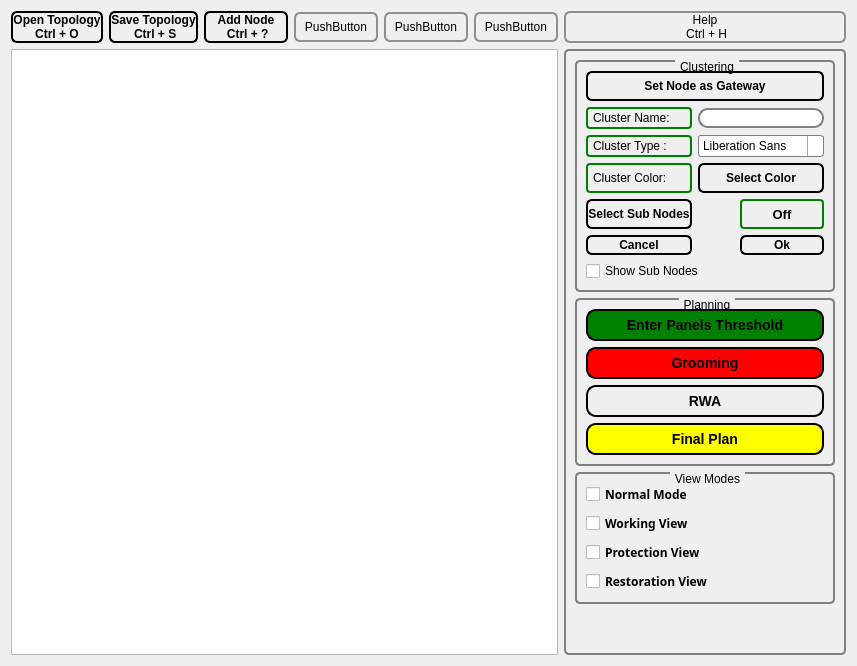
       <widget class="QWidget" name="TopologyTab">
        <attribute name="title">
         <string>Topology Tab</string>
        </attribute>
        <layout class="QGridLayout" name="gridLayout_3">
         <item row="2" column="6">
          <widget class="QGroupBox" name="T_groupbox">
           <property name="enabled">
            <bool>true</bool>
           </property>
           <property name="styleSheet">
            <string notr="true">QGroupBox {
    background-color: qlineargradient(x1: 0, y1: 0, x2: 0, y2: 1,
                                      stop: 0 #E0E0E0, stop: 1 #FFFFFF);
    border: 2px solid gray;
    border-radius: 5px;
    margin-top: 1ex; /* leave space at the top for the title */
}

QGroupBox::title {
    subcontrol-origin: margin;
    subcontrol-position: top center; /* position at the top center */
    padding: 0 3px;
    background-color: qlineargradient(x1: 0, y1: 0, x2: 0, y2: 1,
                                      stop: 0 #FF0ECE, stop: 1 #FFFFFF);
}</string>
           </property>
           <property name="title">
            <string/>
           </property>
           <layout class="QGridLayout" name="gridLayout_14">
            <item row="0" column="0">
             <widget class="QGroupBox" name="Grouping_groupbox">
              <property name="title">
               <string>Clustering</string>
              </property>
              <layout class="QGridLayout" name="gridLayout_17">
               <item row="0" column="0">
                <layout class="QGridLayout" name="gridLayout_16">
                 <item row="0" column="0" colspan="3">
                  <widget class="QPushButton" name="SetGatewayNode_button">
                   <property name="minimumSize">
                    <size>
                     <width>84</width>
                     <height>30</height>
                    </size>
                   </property>
                   <property name="maximumSize">
                    <size>
                     <width>16777215</width>
                     <height>16777215</height>
                    </size>
                   </property>
                   <property name="font">
                    <font>
                     <weight>75</weight>
                     <bold>true</bold>
                    </font>
                   </property>
                   <property name="styleSheet">
                    <string notr="true">QPushButton {
    border: 2px solid #8f8f91;
    border-radius: 6px;
    background-color: qlineargradient(x1: 0, y1: 0, x2: 0, y2: 1,
                                      stop: 0 #f6f7fa, stop: 1 #dadbde);
    min-width: 80px;
	border-color: dark-orange;
}

QPushButton:pressed {
    background-color: qlineargradient(x1: 0, y1: 0, x2: 0, y2: 1,
                                      stop: 0 #dadbde, stop: 1 #f6f7fa);
}

QPushButton:flat {
    border: none; /* no border for a flat push button */
}

QPushButton:default {
    border-color: navy; /* make the default button prominent */
}</string>
                   </property>
                   <property name="text">
                    <string>Set Node as Gateway</string>
                   </property>
                  </widget>
                 </item>
                 <item row="1" column="0">
                  <widget class="QLabel" name="GroupName">
                   <property name="styleSheet">
                    <string notr="true"> QLabel {
    border: 2px solid green;
    border-radius: 4px;
    padding: 2px;
    background-image: url(images/welcome.png);
}</string>
                   </property>
                   <property name="text">
                    <string>Cluster Name:</string>
                   </property>
                  </widget>
                 </item>
                 <item row="1" column="1" colspan="2">
                  <widget class="QLineEdit" name="GroupName_edit">
                   <property name="styleSheet">
                    <string notr="true">QLineEdit {
    border: 2px solid gray;
    border-radius: 10px;
    padding: 0 8px;
    background: white;
    selection-background-color: darkgray;
}</string>
                   </property>
                  </widget>
                 </item>
                 <item row="2" column="0">
                  <widget class="QLabel" name="GroupID">
                   <property name="styleSheet">
                    <string notr="true"> QLabel {
    border: 2px solid green;
    border-radius: 4px;
    padding: 2px;
    background-image: url(images/welcome.png);
}</string>
                   </property>
                   <property name="text">
                    <string>Cluster Type :</string>
                   </property>
                  </widget>
                 </item>
                 <item row="2" column="1" colspan="2">
                  <widget class="QFontComboBox" name="fontComboBox">
                   <property name="maximumSize">
                    <size>
                     <width>126</width>
                     <height>22</height>
                    </size>
                   </property>
                   <property name="styleSheet">
                    <string notr="true">QComboBox {
    border: 1px solid gray;
    border-radius: 3px;
    padding: 1px 18px 1px 3px;
    min-width: 6em;
}

QComboBox:editable {
    background: white;
}

QComboBox:!editable, QComboBox::drop-down:editable {
     background: qlineargradient(x1: 0, y1: 0, x2: 0, y2: 1,
                                 stop: 0 #E1E1E1, stop: 0.4 #DDDDDD,
                                 stop: 0.5 #D8D8D8, stop: 1.0 #D3D3D3);
}

/* QComboBox gets the &quot;on&quot; state when the popup is open */
QComboBox:!editable:on, QComboBox::drop-down:editable:on {
    background: qlineargradient(x1: 0, y1: 0, x2: 0, y2: 1,
                                stop: 0 #D3D3D3, stop: 0.4 #D8D8D8,
                                stop: 0.5 #DDDDDD, stop: 1.0 #E1E1E1);
}

QComboBox:on { /* shift the text when the popup opens */
    padding-top: 3px;
    padding-left: 4px;
}

QComboBox::drop-down {
    subcontrol-origin: padding;
    subcontrol-position: top right;
    width: 15px;

    border-left-width: 1px;
    border-left-color: darkgray;
    border-left-style: solid; /* just a single line */
    border-top-right-radius: 3px; /* same radius as the QComboBox */
    border-bottom-right-radius: 3px;
}

QComboBox::down-arrow {
    image: url(/usr/share/icons/crystalsvg/16x16/actions/1downarrow.png);
}

QComboBox::down-arrow:on { /* shift the arrow when popup is open */
    top: 1px;
    left: 1px;
}</string>
                   </property>
                   <property name="frame">
                    <bool>true</bool>
                   </property>
                  </widget>
                 </item>
                 <item row="3" column="0">
                  <widget class="QLabel" name="GroupColor">
                   <property name="styleSheet">
                    <string notr="true"> QLabel {
    border: 2px solid green;
    border-radius: 4px;
    padding: 2px;
    background-image: url(images/welcome.png);
}</string>
                   </property>
                   <property name="text">
                    <string>Cluster Color:</string>
                   </property>
                  </widget>
                 </item>
                 <item row="3" column="1" colspan="2">
                  <widget class="QPushButton" name="SelectColor_button">
                   <property name="minimumSize">
                    <size>
                     <width>84</width>
                     <height>30</height>
                    </size>
                   </property>
                   <property name="font">
                    <font>
                     <weight>75</weight>
                     <bold>true</bold>
                    </font>
                   </property>
                   <property name="styleSheet">
                    <string notr="true">QPushButton {
    border: 2px solid #8f8f91;
    border-radius: 6px;
    background-color: qlineargradient(x1: 0, y1: 0, x2: 0, y2: 1,
                                      stop: 0 #f6f7fa, stop: 1 #dadbde);
    min-width: 80px;
	border-color: dark-orange;
}

QPushButton:pressed {
    background-color: qlineargradient(x1: 0, y1: 0, x2: 0, y2: 1,
                                      stop: 0 #dadbde, stop: 1 #f6f7fa);
}

QPushButton:flat {
    border: none; /* no border for a flat push button */
}

QPushButton:default {
    border-color: navy; /* make the default button prominent */
}</string>
                   </property>
                   <property name="text">
                    <string>Select Color</string>
                   </property>
                  </widget>
                 </item>
                 <item row="4" column="0">
                  <widget class="QPushButton" name="SelectSubNode_button">
                   <property name="minimumSize">
                    <size>
                     <width>84</width>
                     <height>30</height>
                    </size>
                   </property>
                   <property name="font">
                    <font>
                     <weight>75</weight>
                     <bold>true</bold>
                    </font>
                   </property>
                   <property name="styleSheet">
                    <string notr="true">QPushButton {
    border: 2px solid #8f8f91;
    border-radius: 6px;
    background-color: qlineargradient(x1: 0, y1: 0, x2: 0, y2: 1,
                                      stop: 0 #f6f7fa, stop: 1 #dadbde);
    min-width: 80px;
	border-color: dark-orange;
}

QPushButton:pressed {
    background-color: qlineargradient(x1: 0, y1: 0, x2: 0, y2: 1,
                                      stop: 0 #dadbde, stop: 1 #f6f7fa);
}

QPushButton:flat {
    border: none; /* no border for a flat push button */
}

QPushButton:default {
    border-color: navy; /* make the default button prominent */
}</string>
                   </property>
                   <property name="text">
                    <string>Select Sub Nodes</string>
                   </property>
                  </widget>
                 </item>
                 <item row="4" column="2">
                  <widget class="QLabel" name="SelectSubNode">
                   <property name="palette">
                    <palette>
                     <active/>
                     <inactive/>
                     <disabled/>
                    </palette>
                   </property>
                   <property name="font">
                    <font>
                     <pointsize>10</pointsize>
                     <weight>75</weight>
                     <bold>true</bold>
                    </font>
                   </property>
                   <property name="styleSheet">
                    <string notr="true"> QLabel {
    border: 2px solid green;
    border-radius: 4px;
    padding: 2px;
    background-image: url(images/welcome.png);
}</string>
                   </property>
                   <property name="text">
                    <string>Off</string>
                   </property>
                   <property name="alignment">
                    <set>Qt::AlignCenter</set>
                   </property>
                  </widget>
                 </item>
                 <item row="5" column="0">
                  <widget class="QPushButton" name="Cancel_button">
                   <property name="minimumSize">
                    <size>
                     <width>84</width>
                     <height>20</height>
                    </size>
                   </property>
                   <property name="font">
                    <font>
                     <weight>75</weight>
                     <bold>true</bold>
                    </font>
                   </property>
                   <property name="styleSheet">
                    <string notr="true">QPushButton {
    border: 2px solid #8f8f91;
    border-radius: 6px;
    background-color: qlineargradient(x1: 0, y1: 0, x2: 0, y2: 1,
                                      stop: 0 #f6f7fa, stop: 1 #dadbde);
    min-width: 80px;
	border-color: dark-orange;
}

QPushButton:pressed {
    background-color: qlineargradient(x1: 0, y1: 0, x2: 0, y2: 1,
                                      stop: 0 #dadbde, stop: 1 #f6f7fa);
}

QPushButton:flat {
    border: none; /* no border for a flat push button */
}

QPushButton:default {
    border-color: navy; /* make the default button prominent */
}</string>
                   </property>
                   <property name="text">
                    <string>Cancel</string>
                   </property>
                  </widget>
                 </item>
                 <item row="5" column="2">
                  <widget class="QPushButton" name="OK_button">
                   <property name="minimumSize">
                    <size>
                     <width>84</width>
                     <height>20</height>
                    </size>
                   </property>
                   <property name="font">
                    <font>
                     <weight>75</weight>
                     <bold>true</bold>
                    </font>
                   </property>
                   <property name="styleSheet">
                    <string notr="true">QPushButton {
    border: 2px solid #8f8f91;
    border-radius: 6px;
    background-color: qlineargradient(x1: 0, y1: 0, x2: 0, y2: 1,
                                      stop: 0 #f6f7fa, stop: 1 #dadbde);
    min-width: 80px;
	border-color: dark-orange;
}

QPushButton:pressed {
    background-color: qlineargradient(x1: 0, y1: 0, x2: 0, y2: 1,
                                      stop: 0 #dadbde, stop: 1 #f6f7fa);
}

QPushButton:flat {
    border: none; /* no border for a flat push button */
}

QPushButton:default {
    border-color: navy; /* make the default button prominent */
}</string>
                   </property>
                   <property name="text">
                    <string>Ok</string>
                   </property>
                  </widget>
                 </item>
                 <item row="6" column="0" colspan="2">
                  <widget class="QCheckBox" name="ShowSubNodes">
                   <property name="styleSheet">
                    <string notr="true"/>
                   </property>
                   <property name="text">
                    <string>Show Sub Nodes</string>
                   </property>
                  </widget>
                 </item>
                </layout>
               </item>
              </layout>
             </widget>
            </item>
            <item row="1" column="0">
             <widget class="QGroupBox" name="Planning_groupbox">
              <property name="title">
               <string>Planning</string>
              </property>
              <layout class="QGridLayout" name="gridLayout_11">
               <item row="0" column="0">
                <layout class="QVBoxLayout" name="verticalLayout_2">
                 <item>
                  <widget class="QPushButton" name="PanelThreshold_pushbutton">
                   <property name="font">
                    <font>
                     <pointsize>-1</pointsize>
                     <weight>75</weight>
                     <italic>false</italic>
                     <bold>true</bold>
                    </font>
                   </property>
                   <property name="styleSheet">
                    <string notr="true">background-color: green;
border-style: outset;
    border-width: 2px;
    border-radius: 10px;
    border-color: dark-orange;
    font: bold 14px;
    min-width: 10em;
    padding: 6px;</string>
                   </property>
                   <property name="text">
                    <string>Enter Panels Threshold</string>
                   </property>
                  </widget>
                 </item>
                 <item>
                  <widget class="QPushButton" name="Grooming_pushbutton">
                   <property name="font">
                    <font>
                     <pointsize>-1</pointsize>
                     <weight>75</weight>
                     <italic>false</italic>
                     <bold>true</bold>
                    </font>
                   </property>
                   <property name="styleSheet">
                    <string notr="true">background-color: red;
border-style: outset;
    border-width: 2px;
    border-radius: 10px;
    border-color: dark-orange;
    font: bold 14px;
    min-width: 10em;
    padding: 6px;</string>
                   </property>
                   <property name="text">
                    <string>Grooming</string>
                   </property>
                   <property name="checkable">
                    <bool>false</bool>
                   </property>
                  </widget>
                 </item>
                 <item>
                  <widget class="QPushButton" name="RWA_pushbutton">
                   <property name="font">
                    <font>
                     <pointsize>-1</pointsize>
                     <weight>75</weight>
                     <italic>false</italic>
                     <bold>true</bold>
                    </font>
                   </property>
                   <property name="styleSheet">
                    <string notr="true">background-color: RGB(107,115,213);
border-style: outset;
    border-width: 2px;
    border-radius: 10px;
    border-color: dark-orange;
    font: bold 14px;
    min-width: 10em;
    padding: 6px;</string>
                   </property>
                   <property name="text">
                    <string>RWA</string>
                   </property>
                  </widget>
                 </item>
                 <item>
                  <widget class="QPushButton" name="FinalPlan_pushbutton">
                   <property name="font">
                    <font>
                     <pointsize>-1</pointsize>
                     <weight>75</weight>
                     <italic>false</italic>
                     <bold>true</bold>
                    </font>
                   </property>
                   <property name="styleSheet">
                    <string notr="true">background-color: yellow;
border-style: outset;
    border-width: 2px;
    border-radius: 10px;
    border-color: dark-orange;
    font: bold 14px;
    min-width: 10em;
    padding: 6px;</string>
                   </property>
                   <property name="text">
                    <string>Final Plan</string>
                   </property>
                  </widget>
                 </item>
                </layout>
               </item>
              </layout>
             </widget>
            </item>
            <item row="2" column="0">
             <widget class="QGroupBox" name="ViewGroupbox">
              <property name="title">
               <string>View Modes</string>
              </property>
              <layout class="QGridLayout" name="gridLayout_18">
               <item row="0" column="0">
                <layout class="QVBoxLayout" name="verticalLayout_3">
                 <item>
                  <widget class="QCheckBox" name="NormalMode_checkbox">
                   <property name="font">
                    <font>
                     <family>IRANSans</family>
                     <weight>75</weight>
                     <italic>false</italic>
                     <bold>true</bold>
                    </font>
                   </property>
                   <property name="styleSheet">
                    <string notr="true"/>
                   </property>
                   <property name="text">
                    <string>Normal Mode</string>
                   </property>
                  </widget>
                 </item>
                 <item>
                  <widget class="QCheckBox" name="Working_checkbox">
                   <property name="font">
                    <font>
                     <family>IRANSans</family>
                     <weight>75</weight>
                     <bold>true</bold>
                    </font>
                   </property>
                   <property name="text">
                    <string>Working View</string>
                   </property>
                  </widget>
                 </item>
                 <item>
                  <widget class="QCheckBox" name="Protection_checkbox">
                   <property name="font">
                    <font>
                     <family>IRANSans</family>
                     <weight>75</weight>
                     <bold>true</bold>
                    </font>
                   </property>
                   <property name="text">
                    <string>Protection View</string>
                   </property>
                  </widget>
                 </item>
                 <item>
                  <widget class="QCheckBox" name="Restoration_checkbox">
                   <property name="font">
                    <font>
                     <family>IRANSans</family>
                     <weight>75</weight>
                     <bold>true</bold>
                    </font>
                   </property>
                   <property name="text">
                    <string>Restoration View</string>
                   </property>
                  </widget>
                 </item>
                </layout>
               </item>
              </layout>
             </widget>
            </item>
            <item row="3" column="0">
             <spacer name="verticalSpacer">
              <property name="orientation">
               <enum>Qt::Vertical</enum>
              </property>
              <property name="sizeHint" stdset="0">
               <size>
                <width>20</width>
                <height>40</height>
               </size>
              </property>
             </spacer>
            </item>
           </layout>
          </widget>
         </item>
         <item row="0" column="6">
          <widget class="QPushButton" name="pushButton_6">
           <property name="styleSheet">
            <string notr="true">QPushButton {
    border: 2px solid #8f8f91;
    border-radius: 6px;
    background-color: qlineargradient(x1: 0, y1: 0, x2: 0, y2: 1,
                                      stop: 0 #f6f7fa, stop: 1 #dadbde);
    min-width: 80px;
}

QPushButton:pressed {
    background-color: qlineargradient(x1: 0, y1: 0, x2: 0, y2: 1,
                                      stop: 0 #dadbde, stop: 1 #f6f7fa);
}

QPushButton:flat {
    border: none; /* no border for a flat push button */
}

QPushButton:default {
    border-color: navy; /* make the default button prominent */
}</string>
           </property>
           <property name="text">
            <string>Help
 Ctrl + H</string>
           </property>
          </widget>
         </item>
         <item row="0" column="3">
          <widget class="QPushButton" name="pushButton_4">
           <property name="minimumSize">
            <size>
             <width>84</width>
             <height>30</height>
            </size>
           </property>
           <property name="font">
            <font>
             <weight>50</weight>
             <bold>false</bold>
            </font>
           </property>
           <property name="styleSheet">
            <string notr="true">QPushButton {
    border: 2px solid #8f8f91;
    border-radius: 6px;
    background-color: qlineargradient(x1: 0, y1: 0, x2: 0, y2: 1,
                                      stop: 0 #f6f7fa, stop: 1 #dadbde);
    min-width: 80px;
}

QPushButton:pressed {
    background-color: qlineargradient(x1: 0, y1: 0, x2: 0, y2: 1,
                                      stop: 0 #dadbde, stop: 1 #f6f7fa);
}

QPushButton:flat {
    border: none; /* no border for a flat push button */
}

QPushButton:default {
    border-color: navy; /* make the default button prominent */
}</string>
           </property>
           <property name="text">
            <string>PushButton</string>
           </property>
          </widget>
         </item>
         <item row="0" column="4">
          <widget class="QPushButton" name="pushButton_5">
           <property name="minimumSize">
            <size>
             <width>84</width>
             <height>30</height>
            </size>
           </property>
           <property name="font">
            <font>
             <weight>50</weight>
             <bold>false</bold>
            </font>
           </property>
           <property name="styleSheet">
            <string notr="true">QPushButton {
    border: 2px solid #8f8f91;
    border-radius: 6px;
    background-color: qlineargradient(x1: 0, y1: 0, x2: 0, y2: 1,
                                      stop: 0 #f6f7fa, stop: 1 #dadbde);
    min-width: 80px;
}

QPushButton:pressed {
    background-color: qlineargradient(x1: 0, y1: 0, x2: 0, y2: 1,
                                      stop: 0 #dadbde, stop: 1 #f6f7fa);
}

QPushButton:flat {
    border: none; /* no border for a flat push button */
}

QPushButton:default {
    border-color: navy; /* make the default button prominent */
}</string>
           </property>
           <property name="text">
            <string>PushButton</string>
           </property>
          </widget>
         </item>
         <item row="0" column="2">
          <widget class="QPushButton" name="add_node_button">
           <property name="font">
            <font>
             <weight>75</weight>
             <bold>true</bold>
            </font>
           </property>
           <property name="styleSheet">
            <string notr="true">QPushButton {
    border: 2px solid #8f8f91;
    border-radius: 6px;
    background-color: qlineargradient(x1: 0, y1: 0, x2: 0, y2: 1,
                                      stop: 0 #f6f7fa, stop: 1 #dadbde);
    min-width: 80px;
	border-color: dark-orange;
}

QPushButton:pressed {
    background-color: qlineargradient(x1: 0, y1: 0, x2: 0, y2: 1,
                                      stop: 0 #dadbde, stop: 1 #f6f7fa);
}

QPushButton:flat {
    border: none; /* no border for a flat push button */
}

QPushButton:default {
    border-color: navy; /* make the default button prominent */
}</string>
           </property>
           <property name="text">
            <string>Add Node
 Ctrl + ?</string>
           </property>
          </widget>
         </item>
         <item row="0" column="1">
          <widget class="QPushButton" name="SaveTopology_button">
           <property name="font">
            <font>
             <weight>75</weight>
             <bold>true</bold>
            </font>
           </property>
           <property name="styleSheet">
            <string notr="true">QPushButton {
    border: 2px solid #8f8f91;
    border-radius: 6px;
    background-color: qlineargradient(x1: 0, y1: 0, x2: 0, y2: 1,
                                      stop: 0 #f6f7fa, stop: 1 #dadbde);
    min-width: 80px;
	border-color: dark-orange;
}

QPushButton:pressed {
    background-color: qlineargradient(x1: 0, y1: 0, x2: 0, y2: 1,
                                      stop: 0 #dadbde, stop: 1 #f6f7fa);
}

QPushButton:flat {
    border: none; /* no border for a flat push button */
}

QPushButton:default {
    border-color: navy; /* make the default button prominent */
}</string>
           </property>
           <property name="text">
            <string>Save Topology
 Ctrl + S</string>
           </property>
          </widget>
         </item>
         <item row="0" column="0">
          <widget class="QPushButton" name="OpenTopology_button">
           <property name="font">
            <font>
             <weight>75</weight>
             <bold>true</bold>
            </font>
           </property>
           <property name="styleSheet">
            <string notr="true">QPushButton {
    border: 2px solid #8f8f91;
    border-radius: 6px;
    background-color: qlineargradient(x1: 0, y1: 0, x2: 0, y2: 1,
                                      stop: 0 #f6f7fa, stop: 1 #dadbde);
    min-width: 80px;
	border-color: dark-orange;
}

QPushButton:pressed {
    background-color: qlineargradient(x1: 0, y1: 0, x2: 0, y2: 1,
                                      stop: 0 #dadbde, stop: 1 #f6f7fa);
}

QPushButton:flat {
    border: none; /* no border for a flat push button */
}

QPushButton:default {
    border-color: navy; /* make the default button prominent */
}</string>
           </property>
           <property name="text">
            <string>Open Topology
Ctrl + O</string>
           </property>
          </widget>
         </item>
         <item row="0" column="5">
          <widget class="QPushButton" name="pushButton_7">
           <property name="minimumSize">
            <size>
             <width>84</width>
             <height>30</height>
            </size>
           </property>
           <property name="font">
            <font>
             <weight>50</weight>
             <bold>false</bold>
            </font>
           </property>
           <property name="styleSheet">
            <string notr="true">QPushButton {
    border: 2px solid #8f8f91;
    border-radius: 6px;
    background-color: qlineargradient(x1: 0, y1: 0, x2: 0, y2: 1,
                                      stop: 0 #f6f7fa, stop: 1 #dadbde);
    min-width: 80px;
}

QPushButton:pressed {
    background-color: qlineargradient(x1: 0, y1: 0, x2: 0, y2: 1,
                                      stop: 0 #dadbde, stop: 1 #f6f7fa);
}

QPushButton:flat {
    border: none; /* no border for a flat push button */
}

QPushButton:default {
    border-color: navy; /* make the default button prominent */
}</string>
           </property>
           <property name="text">
            <string>PushButton</string>
           </property>
          </widget>
         </item>
         <item row="2" column="0" colspan="6">
          <widget class="QGraphicsView" name="graphicsView"/>
         </item>
        </layout>
       </widget>
